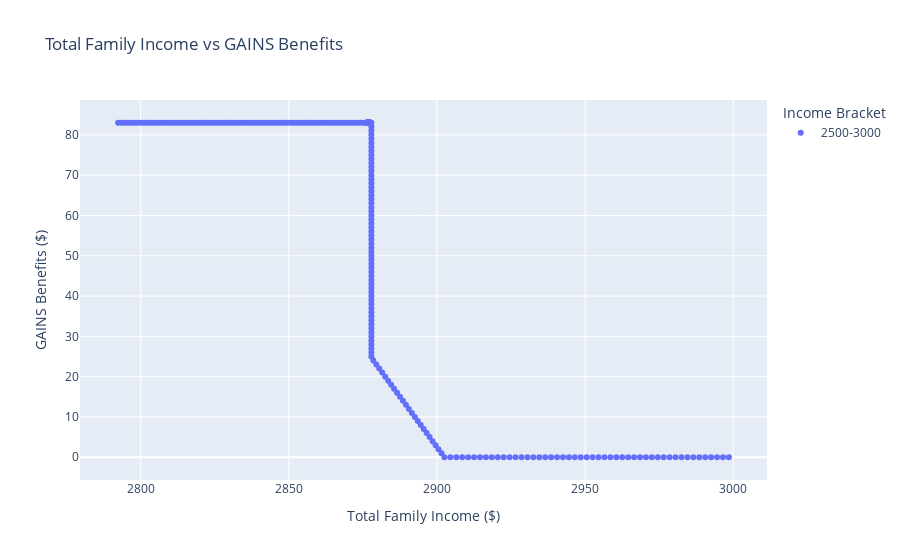

The code cell stored with this chart in its notebook:
### Markdown cell above
Step 5: Visualization 4 – Dynamic plot

### Code cell
import plotly.express as px

# Assuming 'Total Family Income' and 'GAINS' are the columns to plot dynamically
fig = px.scatter(
    data, 
    x='Total Family Income', 
    y='GAINS',
    color='Income Bracket',  # Optional: color by income bracket or another column
    title='Total Family Income vs GAINS Benefits',
    labels={'Total Family Income': 'Total Family Income ($)', 'GAINS': 'GAINS Benefits ($)'},
    hover_data=['Income Bracket', 'Private Income (min.)']  # Add more columns to show when hovering
)

# Show the plot
fig.show()

### Figure 1 — Plotly figure (JSON) as saved in the notebook; plotly's stock layout.template omitted (floating-point values rounded to 4 significant figures; data arrays with more than 128 entries replaced by an {"elided": "..."} marker saying what was removed)
{"data": [{"customdata": {"elided": "358x2 mixed values"}, "hovertemplate": "Income Bracket=%{customdata[0]}<br>Total Family Income ($)=%{x}<br>GAINS Benefits ($)=%{y}<br>Private Income (min.)=%{customdata[1]}<extra></extra>", "legendgroup": "2500-3000", "marker": {"color": "#636efa", "symbol": "circle"}, "mode": "markers", "name": "2500-3000", "orientation": "v", "showlegend": true, "type": "scatter", "x": {"elided": "358 float values"}, "xaxis": "x", "y": {"elided": "358 int values"}, "yaxis": "y"}], "layout": {"legend": {"title": {"text": "Income Bracket"}, "tracegroupgap": 0}, "title": {"text": "Total Family Income vs GAINS Benefits"}, "xaxis": {"anchor": "y", "domain": [0, 1], "title": {"text": "Total Family Income ($)"}}, "yaxis": {"anchor": "x", "domain": [0, 1], "title": {"text": "GAINS Benefits ($)"}}}}
